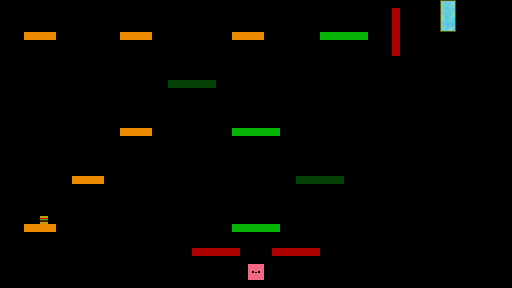

A 2D game scene composited from a Tiled map and its tileset images. What follows is a short description and the map's XML, with each tile layer's data collapsed to a summary:
An orthogonal 64x36 tile map with 8x8 px tiles, 8 tile layers (Hell Player, Both LavaBlock, Heaven TerrainBlock, Hell TerrainBlock, ...).

<map version="1.0" orientation="orthogonal" width="64" height="36" tilewidth="8" tileheight="8">
 <tileset firstgid="1" name="tileset_new" tilewidth="8" tileheight="8">
  <image source="tileset_new.png" width="80" height="80" />
 </tileset>
 <layer name="Hell Player" width="64" height="36">
  <data>[2304 cells, 4 non-empty, 4 distinct tile ids]</data>
 </layer>
 <layer name="Both LavaBlock" width="64" height="36">
  <data>[2304 cells, 18 non-empty, 1 distinct tile ids]</data>
 </layer>
 <layer name="Heaven TerrainBlock" width="64" height="36">
  <data>[2304 cells, 18 non-empty, 1 distinct tile ids]</data>
 </layer>
 <layer name="Hell TerrainBlock" width="64" height="36">
  <data>[2304 cells, 12 non-empty, 1 distinct tile ids]</data>
 </layer>
 <layer name="Both CrumblingBlock" width="64" height="36">
  <data>[2304 cells, 24 non-empty, 1 distinct tile ids]</data>
 </layer>
 <layer name="Both Star" width="64" height="36">
  <data>[2304 cells, 1 non-empty, 1 distinct tile ids]</data>
 </layer>
 <layer name="Both TerrainBlock" width="64" height="36">
  <data>[2304 cells, 12 non-empty, 1 distinct tile ids]</data>
 </layer>
 <layer name="Both Portal" width="64" height="36">
  <data>[2304 cells, 8 non-empty, 8 distinct tile ids]</data>
 </layer>
</map>
